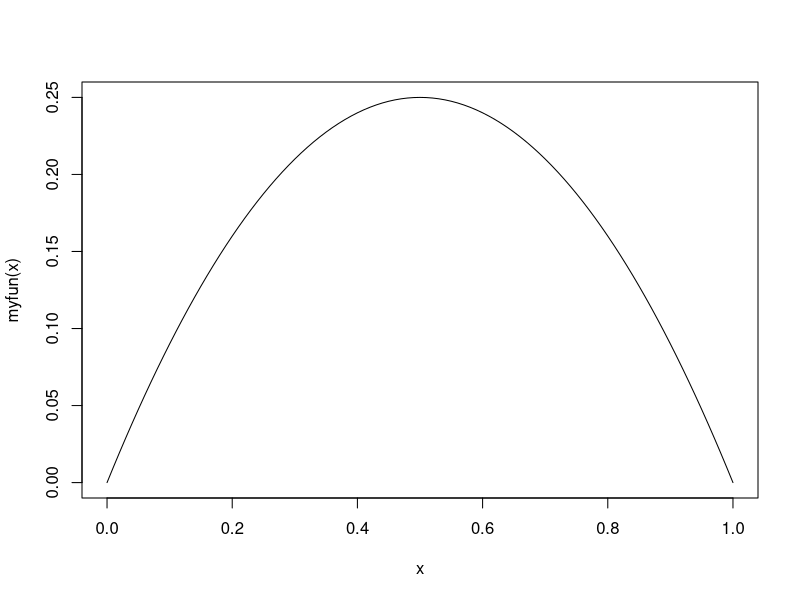
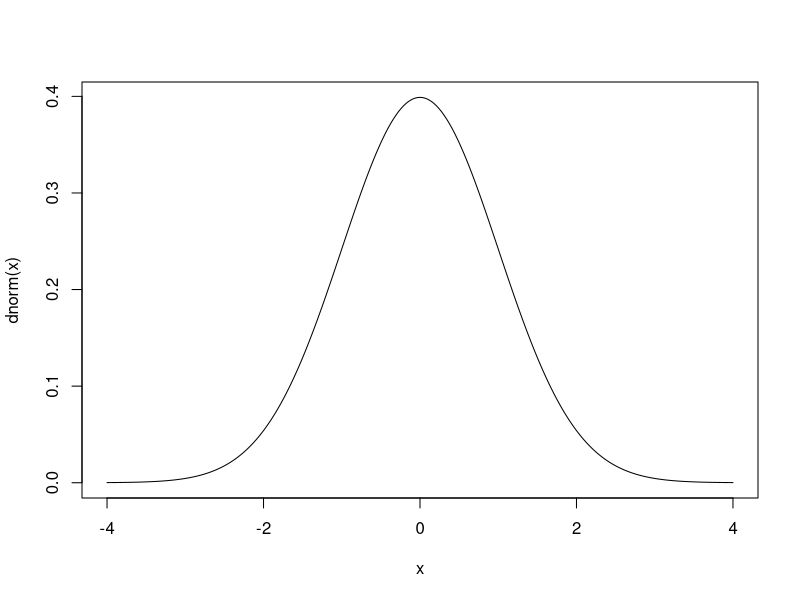
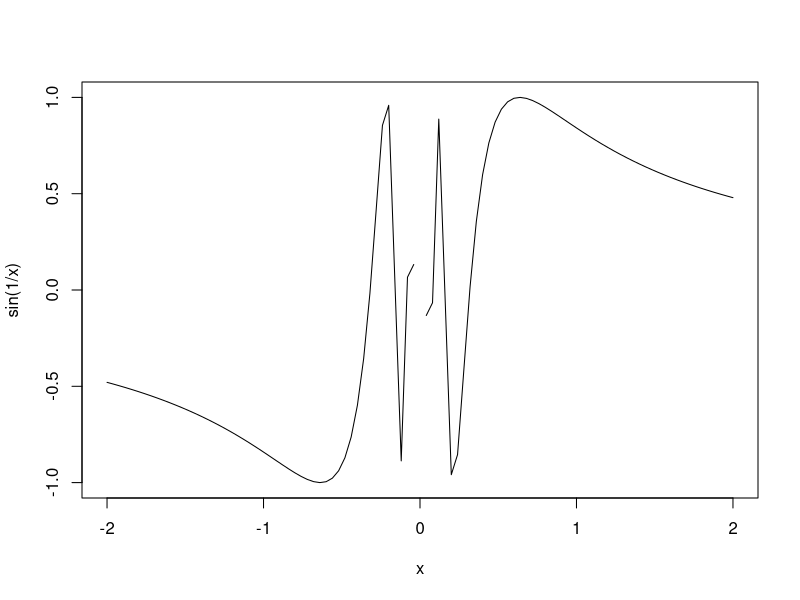
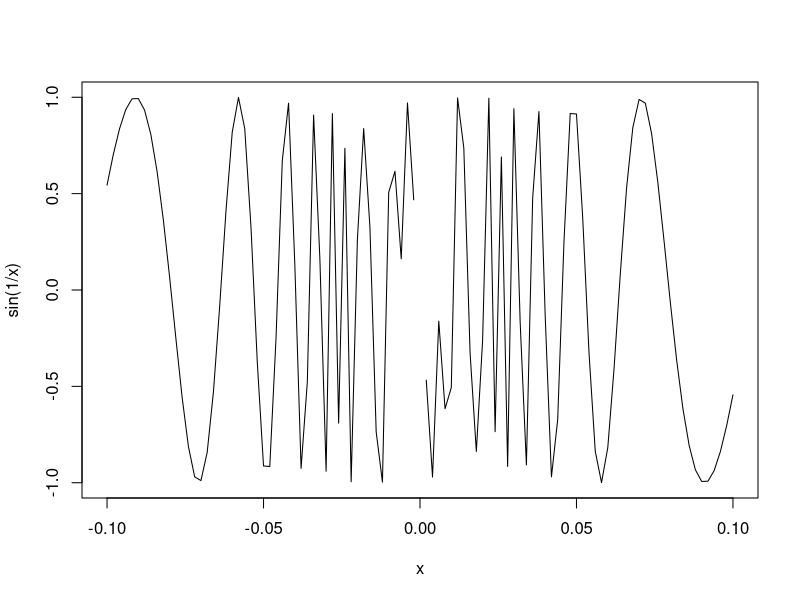
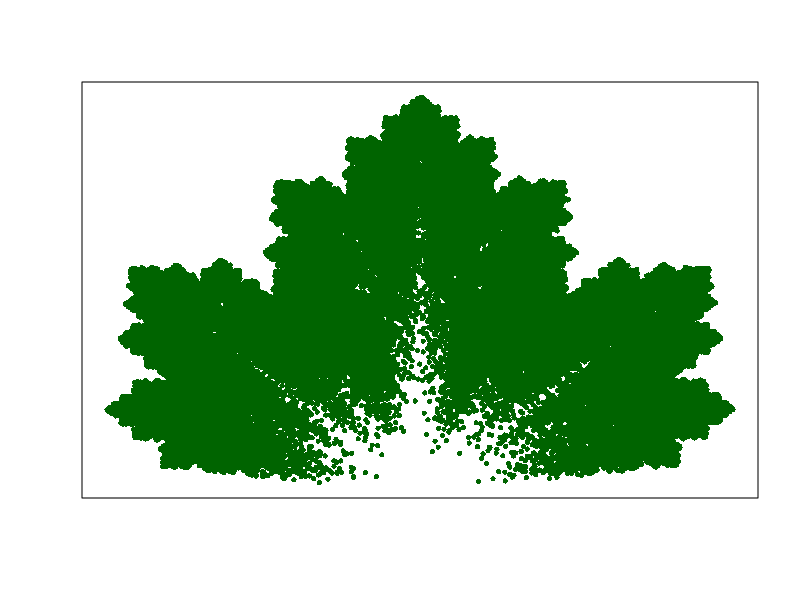

Recreate these plots in R, in order.
## ---- chunk 1
#---define a function
testfunction = function(x,y)
{
  x+y
}

#--- call the function with arguments 2,5
testfunction(2,5)
## ---- chunk 2
testfunction = function(x,y)
{
  sum= x+y
  prod= x*y
  return(c(Sum=sum,Product=prod))
}
testfunction(2,5)
## ---- chunk 3
result = testfunction(2,5)
result[1]
## ---- chunk 4
result[2]
## ---- chunk 5
testfunction = function(x,y)
{
  sum= x+y
  prod= x*y
  output=list(Sum=sum,Product=prod)
  return(output)
}
output= testfunction(2,5)
## ---- chunk 6

output$Sum
## ---- chunk 7
output$Product
## ---- chunk 8
#--- initializing x=1 & y=1

testfunction = function(x=1,y=1)
{
  sum= x+y
  prod= x*y

  #--- Creates the output list
  
  output=list(Sum=sum,Product=prod)
  return(output)
}
testfunction() #-- calling function with no arguments
## ---- chunk 9
testfunction = function(x=1,y=1,...)
{
  sum= x+y
  prod= x*y

  #--- Creates the output list
  
  output=list(Sum=sum,Product=prod)
  return(output)
}
testfunction(2,5,z=12) #-- z is an extra argument which has no use in this function
## ---- chunk 10
testfunction = function(x=1,y=1,...)
{
  sum= x+y
  prod= x*y

  #--- Creates the output list
  
  output=list(Sum=sum,Product=prod)
  return(output)
}
testfunction(2,5,z=12) #-- calling with vectors
## ---- chunk 11
#-- Creating a recursive function
fact= function(x)
{
  if(x==0)
  {
    return(1)
  }
  else
  {
    return(x+fact(x-1))
  }
}

fact(5) #-- calling the function with x=5
## ---- chunk 12
stat= function(x,type)
{
  switch(type,"mean"=mean(x),
         "median"=median(x),
         "sd"=sd(x))
} #--- function ends here

stat(1:10,"mean") #-- call the function with mean
## ---- chunk 13
stat(1:10,"median") #-- call the function with median
## ---- chunk 14
x=1 #-- Take any value x as 1
repeat
{     #-- Loop begin here
  x=x+1
  if(x==6) break #-- manual instruction to exit loop
}   #-- Loop ends here

x #-- checking the value of x
## ---- chunk 15
myfun= function(x)
{
  x*(1-x)
}
curve(myfun,from=0,to=1)
## ---- chunk 16
#-- dnorm gives pdf of N(0,1)
curve(dnorm,from = -4,to=4,n=500)
## ---- chunk 17
curve(sin(1/x),from = -2,to = 2)
## ---- chunk 18
curve(sin(1/x),from = -0.1,to = 0.1)
## ---- chunk 19
uniroot(function(x) exp(x)-sin(x),c(-5,5))
## ---- chunk 20
integrate(function(x) x^2,0,1)
## ---- chunk 21
optimise(function(x) exp(-x),c(0,5))
## ---- chunk 22
play=function(n)
{
  X.old=0
  Y.old=0
  
  X.all=NULL
  Y.all=NULL
  
  for(i in 1:n)
  {
    sam=sample(1:4,1,replace=T)
    
    if(sam==1) 
    {
      X.new=0.8*X.old+0.1
      Y.new=0.8*Y.old+0.04
    }    
    else if(sam==2)
    {
      X.new=0.5*X.old+0.25
      Y.new=0.5*Y.old+0.4
    }
    
    else if(sam==3)
    {
      X.new=0.355*X.old-0.355*Y.old+0.266
      Y.new=0.355*X.old+0.355*Y.old+0.078
    }
    
    else
    {
      X.new=0.355*X.old+0.355*Y.old+0.378
      Y.new=-0.355*X.old+0.355*Y.old+0.434
    }
    
    X.all[i]=X.new
    Y.all[i]=Y.new
    X.old=X.new
    Y.old=Y.new
  }
  
  plot(X.all,Y.all,
              pch=16,
              col="darkgreen",
              cex=.7,
              axes=F,
              xlab="",
              ylab="")
  box()
}

Ans=play(100000) #--- Playing this game 100000 times
